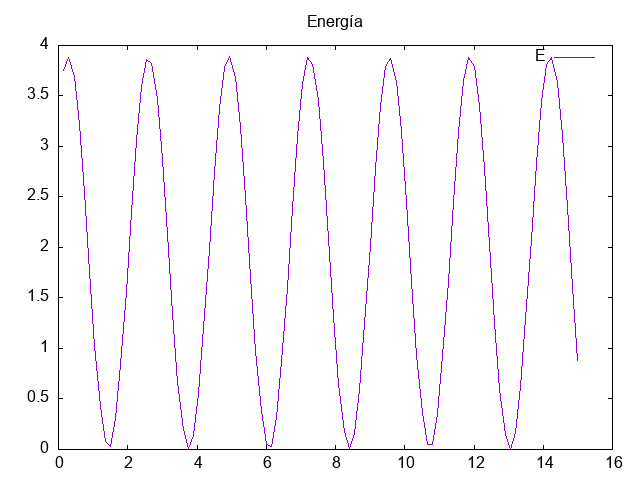

gnuplot code for this plot:
set terminal png
set output 'grafica2.png'
set title "Energía"


set key autotitle columnhead
set datafile separator ","

plot "./build/data.csv" using 1:4 with lines

set terminal wxt persist
set output
replot